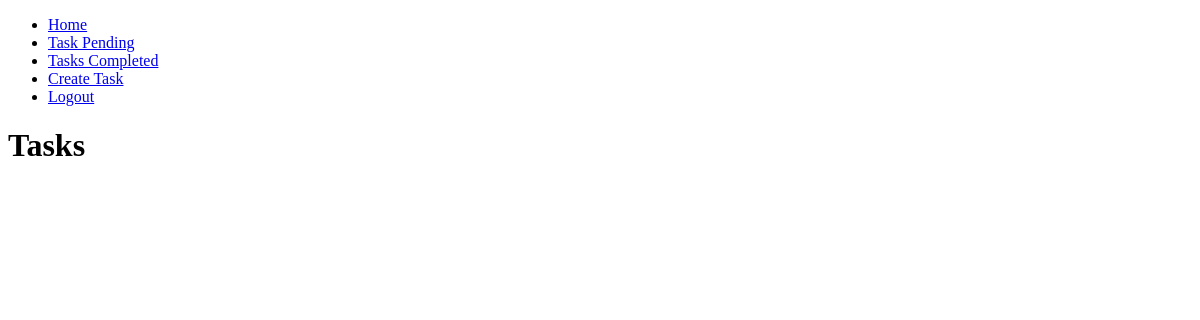
/tasks_completed/ (signed in), run on an earlier commit of the app's database.
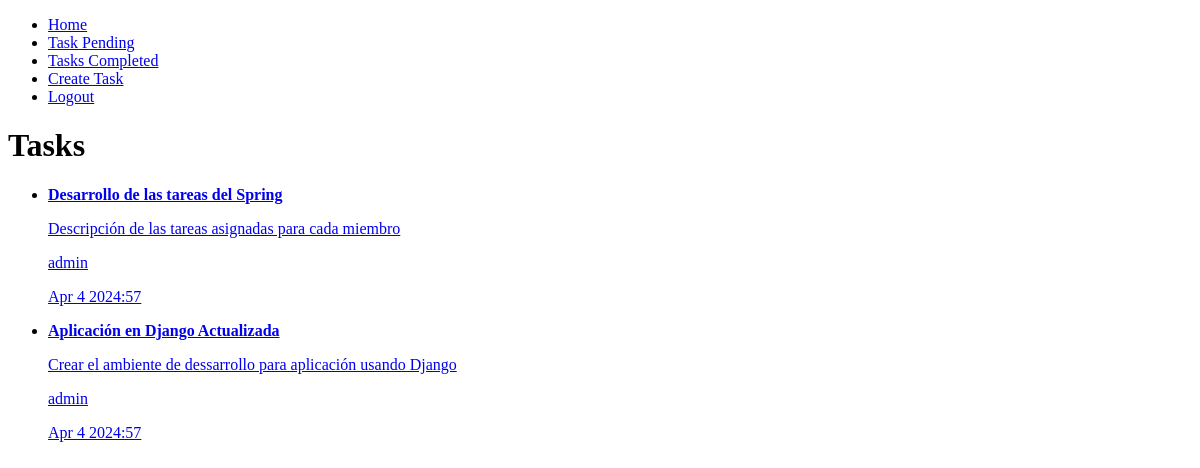
And on a later commit of the database.
### tasks/models.py (models this page shows, shortened)
class Task(models.Model):
    title = models.CharField(max_length=100)
    description = models.TextField(blank=True)
    created = models.DateTimeField(auto_now_add=True)
    date_completed = models.DateTimeField(null=True, blank=True)
    important = models.BooleanField(default=False)
    user = models.ForeignKey(User, on_delete=models.CASCADE)

### tasks/views.py (the view)
# urls.py: path('tasks_completed/', views.tasks_completed, name='tasks_completed'),
@login_required
def tasks_completed(request):
    tasks = Task.objects.filter(user=request.user, date_completed__isnull=False).order_by('-date_completed')
    return render(request, 'tasks.html', {'tasks': tasks})

### tasks/templates/tasks.html
{% extends 'base.html' %}
{% block content %}
<h1>Tasks</h1>
<ul>
    {% for task in tasks %}
        <li>
            <a href="{% url 'task_detail' task.id %}">
                {% if task.important %}
                    <p><strong>{{ task.title }}</strong></p>
                {% else %}
                    <p>{{ task.title }}<p>
                {% endif %}
                <p>{{ task.description }}</p>
                <p>{{ task.user.username }}</p>
                <p>{{ task.date_completed|date:'M j Y:i' }}</p>
            </a>
        </li>
    {% endfor %}
</ul>
{% endblock %}

What changed in the data, as far as the page shows it:
now on this page (row edited): Task: title "Desarrollo de las tareas del Spring", description "Descripción de las tareas asignadas para cada miembro", user.username "admin", date_completed "Apr 4 2024:57"
now on this page (row edited): Task: title "Aplicación en Django Actualizada", description "Crear el ambiente de dessarrollo para aplicación usando Django", user.username "admin", date_completed "Apr 4 2024:57"
